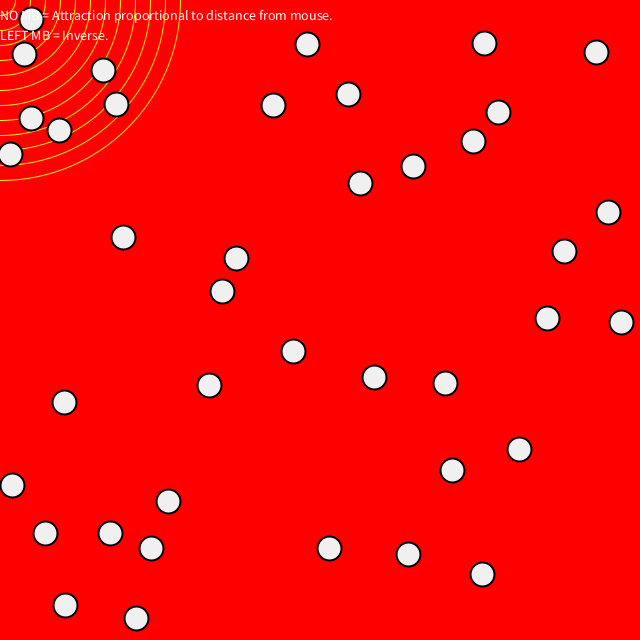
Frame 1 (no input)
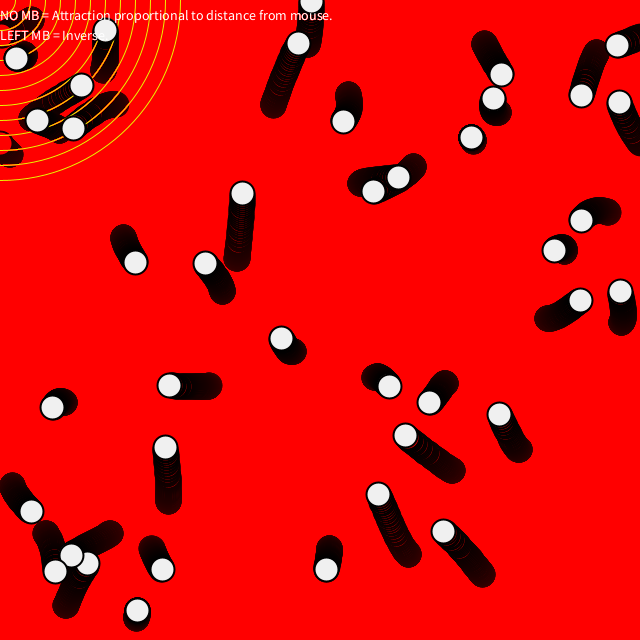
Frame 60 (the mouse pressed at the canvas centre just before this capture)
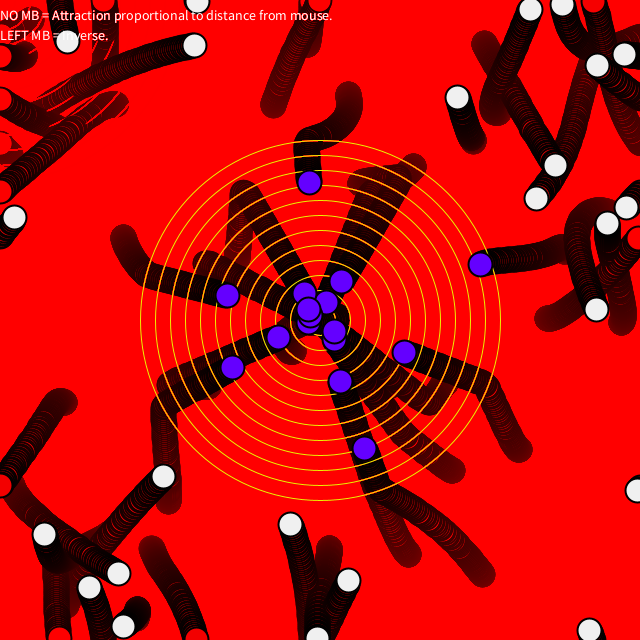
Frame 120 (the mouse held since frame 60 and released just before this capture)

The Processing sketch that drew these frames (run headless with seeded random() and noise(); from frame 60 on, the mouse is pressed at the canvas centre):

// Processing sketch: Noc01_13_Acceleration_Ex1_8_MouseAttraction
// ── Noc01_13_Acceleration_Ex1_8_MouseAttraction.pde
// Nature of Code Exercise 1.8 Acceleration with Mouse Attraction

import java.util.Random;


int MAX_MOVERS = 40;
int totalPixels;
final float distanceStep = 15;
final float maxDistanceRange = 12;

Mover[] mover = new Mover[MAX_MOVERS];
Random generator = new Random();

void setup() {
  size(640, 640);
  background(255);
  totalPixels = width*height;

  for (int i = 0; i < MAX_MOVERS; i++) {
    mover[i] = new Mover();
  }
}
void draw() {

  fadeBackground();

  drawDistanceSteps();

  updateTheMovers();

  drawHelpText();
}

void fadeBackground() {
  loadPixels();
  for (int i = 0; i < totalPixels; i++) {
    int shade = pixels[i] >> 16 & 0xFF;
    if (shade < 254) shade += 1;
    pixels[i] = color(shade, 0, 0);
  }
  updatePixels();
}

void drawDistanceSteps() {
  for (int i = 1; i <= maxDistanceRange; i++) {
    stroke(240, 240, 0);
    strokeWeight(1);
    noFill();
    ellipse(mouseX, mouseY, distanceStep*i*2, distanceStep*i*2);
  }
}

void updateTheMovers() {
  for (int i = 0; i < MAX_MOVERS; i++) {
    mover[i].update();
    mover[i].checkEdges();
    mover[i].display();
  }
}

void drawHelpText() {
  fill(255);
  textSize(14);
  text("NO MB = Attraction proportional to distance from mouse.", 0, 20);
  text("LEFT MB = Inverse.", 0, 40);
}
// ── Mover.pde
// Nature of Code - page 58-59
// Modified example of acceleration towards the mouse
// The Movers will lose interest in the mouse if the mouse is stationary for too many frames.
// The amount of time before a Mover loses interest is randomised using a Gaussian so that
// the majority of Movers will lose interest after about 300 frames.

// Movers outside of the maxDistanceRange don't follow the mouse as though they don't see it.
// However, if they've taken an interest in the mouse they become agitated when they lose track of it.
// They lose interest if they don't find the mouse again in the maxFrames... limit.

class Mover {
  PVector location;
  PVector velocity;
  PVector acceleration;
  float topSpeed;
  PVector oldTarget;
  int interestFrames;
  int maxFramesBeforeLoseInterest;
  boolean everBeenInterested = false; // has mover ever taken an interest in the mouse?
  float noiseOffset;

  Mover() {
    location = new PVector(random(width), random(height));
    velocity = new PVector(0, 0);
    topSpeed = 2;
    acceleration = new PVector(0, 0);
    oldTarget = new PVector(0, 0);
    maxFramesBeforeLoseInterest = 350+ (int)(generator.nextGaussian()*40);
    noiseOffset = random(10000);

    // start with no interest in initial mouse position
    interestFrames = maxFramesBeforeLoseInterest;
  }

  void update() {
    PVector newTarget = new PVector(mouseX, mouseY);
    boolean sameTarget = (newTarget.x == oldTarget.x  && newTarget.y == oldTarget.y);
    float agitation = 1;

    PVector dir = PVector.sub(newTarget, location);
    float distanceRange = dir.mag()/distanceStep;
    if (distanceRange < 0.5) distanceRange = 0.5;

    if (distanceRange < maxDistanceRange && (!sameTarget || (sameTarget && interestedInMouse()))) {
      if (sameTarget) {
        interestFrames++;
      } else {
        interestFrames = 0;
        everBeenInterested = true;
      }

      dir.normalize();

      float distanceFactor = distanceRange/maxDistanceRange;
      if (mousePressed && mouseButton == LEFT) distanceFactor = -1/distanceFactor;
      
      dir.mult(2*distanceFactor);

      acceleration = dir;
      oldTarget = newTarget;
    } else {
      if (interestedInMouse()) {
        // keep incrementing the count
        interestFrames++;
        agitation = 1.5;
      }
      noiseOffset+=0.01;
      acceleration = new PVector(noise2scalar(noiseOffset), noise2scalar(noiseOffset+1000));
      acceleration.mult(agitation*0.3);
    }

    velocity.add(acceleration);
    velocity.limit(topSpeed*agitation);
    location.add(velocity);
  }

  boolean interestedInMouse() {
    return interestFrames < maxFramesBeforeLoseInterest;
  }

  void display() {
    stroke(0);
    strokeWeight(2);

    if (interestedInMouse()) {
      fill(100, 0, 255);
    } else if (everBeenInterested) {
      fill(255, 255, 0);
    } else {
      fill(240);
    }
    ellipse(location.x, location.y, 24, 24);
  }

  void checkEdges() {
    if (location.x > width) {
      location.x = 0;
    } else if (location.x < 0) {
      location.x = width;
    }

    if (location.y > height) {
      location.y = 0;
    } else if (location.y < 0) {
      location.y = height;
    }
  }

  float noise2scalar(float offset) {
    return map(noise(offset), 0, 1, -0.2, 0.2);
  }
}
